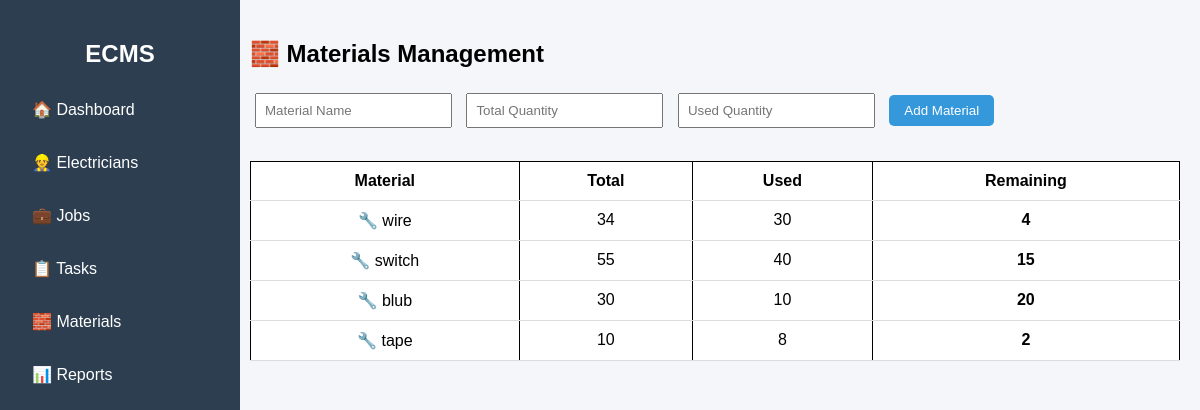
The page /materials on the database its author committed.
### tables this page shows
CREATE TABLE materials(id INTEGER PRIMARY KEY, name TEXT, quantity INTEGER, used INTEGER);

### backend/app.py (the view)
@app.route("/materials", methods=["GET","POST"])
def materials():
    conn = get_db()
    if request.method == "POST":
        conn.execute("INSERT INTO materials(name,quantity,used) VALUES(?,?,?)",
                     (request.form["name"], request.form["quantity"], request.form["used"]))
        conn.commit()
    data = conn.execute("SELECT * FROM materials").fetchall()
    conn.close()
    return render_template("materials.html", data=data)

### backend/app.py (called while the page is built)
def get_db():
    conn = sqlite3.connect("database.db")
    conn.row_factory = sqlite3.Row
    return conn

### Frontend/templates/materials.html (shortened to what this page needs)
<!DOCTYPE html>
<html>
<head>
    <link rel="stylesheet" href="{{ url_for('static', filename='css/style.css') }}">
</head>
<body>
<div class="sidebar">
    <h2>ECMS</h2>
    <a href="/">🏠 Dashboard</a>
    <a href="/electricians">👷 Electricians</a>
    <a href="/jobs">💼 Jobs</a>
    <a href="/tasks">📋 Tasks</a>
    <a href="/materials">🧱 Materials</a>
    <a href="/reports">📊 Reports</a>
</div>
<div class="main">
    <h2>🧱 Materials Management</h2>
    <form method="POST">
        <input type="text" name="name" placeholder="Material Name" required>
        <input type="number" name="quantity" placeholder="Total Quantity" required>
        <input type="number" name="used" placeholder="Used Quantity" required>
        <button type="submit">Add Material</button>
    </form>
    <br>
    <table>
        <tr>
            <th>Material</th>
            <th>Total</th>
            <th>Used</th>
            <th>Remaining</th>
        </tr>
        {% for m in data %}
        <tr>
            <td>🔧 {{ m.name }}</td>
            <td>{{ m.quantity }}</td>
            <td>{{ m.used }}</td>
            <td><b>{{ m.quantity - m.used }}</b></td>
        </tr>
        {% endfor %}
    </table>
</div>
</body>
</html>

### static/css/style.css (style rules this page uses)
body { margin: 0; font-family: Arial; display: flex; }
.sidebar { width: 1800px; background: #2c3e50; color: white; height: 100vh; padding: 20px; }
.sidebar a { display: block; color: white; margin: 10px 0; text-decoration: none; }
.main { padding: 20px; flex: 1; }
input, select, button { margin: 5px; padding: 8px; }
table { width: 100%; margin-top: 10px; border-collapse: collapse; }
table, th, td { border: 1px solid black; padding: 8px; }
body { font-family: Arial; background: #f4f6f9; margin: 0; }
.sidebar { width: 200px; height: 100vh; background: #2c3e50; position: fixed; padding-top: 20px; }
.sidebar h2 { color: white; text-align: center; }
.sidebar a { display: block; color: white; padding: 12px; text-decoration: none; }
.main { margin-left: 230px; padding: 20px; }
table { width: 100%; border-collapse: collapse; background: white; }
th, td { padding: 10px; border-bottom: 1px solid #ddd; text-align: center; }
button { padding: 8px 15px; background: #3498db; border: none; color: white; border-radius: 5px; }

### rows shown on the page
materials: name "wire", quantity "34", used "30", m.quantity-m.used "4"
materials: name "switch", quantity "55", used "40", m.quantity-m.used "15"
materials: name "blub", quantity "30", used "10", m.quantity-m.used "20"
materials: name "tape", quantity "10", used "8", m.quantity-m.used "2"
